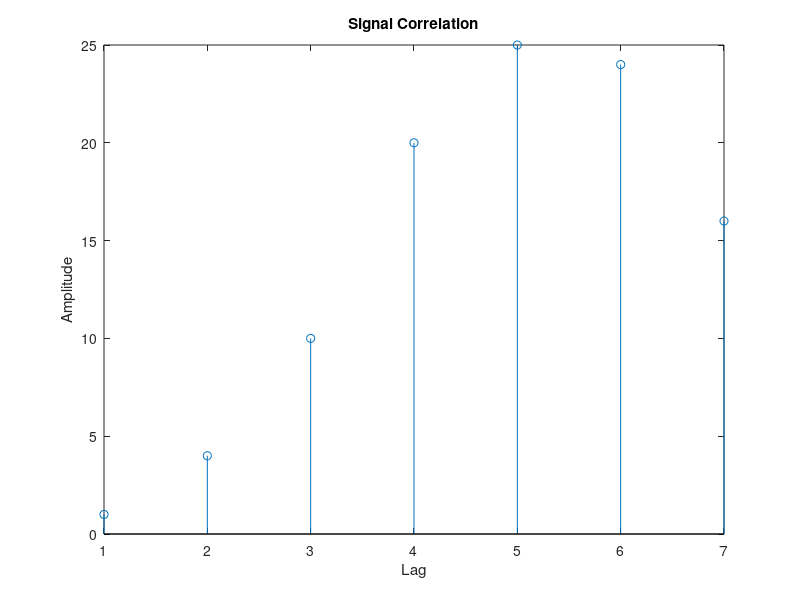

The MATLAB source for this figure:
%Name: Md. Roknuzzaman Rikon
%ID: 22024014
% Signal Correlation 
x = [1 2 3 4]; 
y = [4 3 2 1]; 
correlation = xcorr(x, y); 
stem(correlation); 
title('Signal Correlation'); 
xlabel('Lag'); 
ylabel('Amplitude');
